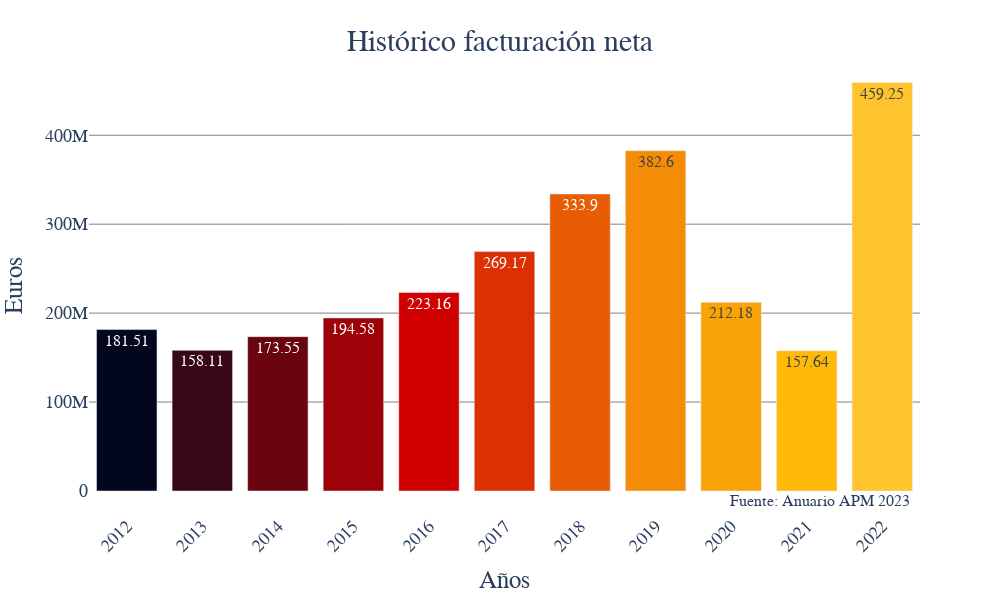

Notebook code for this chart:
### Markdown cell above
Gráfico con la facturación neta total en la serie 2012-2022

### Code cell
import plotly.express as px

palette = ["#660000","#990033","#5F021F","#8C001A","#FF9000"]
palette_11 = ["#03071e","#370617","#6a040f","#9d0208","#d00000","#dc2f02","#e85d04","#f48c06","#faa307","#ffba08", "#FFC42D"]
values = df_historico_total["ventaentradas"].apply(lambda x: round((x/1000000),2))

fig = px.bar(df_historico_total,
            x='año',
            y='ventaentradas')

fig.update_traces(
                    marker_color=np.tile(palette_11, len(df_total_meses["año"])),
                    text=values,
                    textposition='auto',
                    textfont=dict(size=16))

fig.update_xaxes(
                tickangle=-45,
                tickfont=dict(size=18))

fig.update_yaxes(
                tickfont=dict(size=18),
                gridcolor='gray')


fig.update_layout(
                    width=1000,
                    height=600,
                    title_text="Histórico facturación neta",
                    title_font=dict(size=30),
                    title_x=0.5, title_y=0.95,
                    plot_bgcolor='rgba(0,0,0,0)',
                    paper_bgcolor='rgba(0,0,0,0)',
                    yaxis_title='Euros',
                    xaxis_title='Años',
                    yaxis_title_font=dict(size=25),
                    xaxis_title_font=dict(size=25),
                    font=dict(family='Century Gothic'),                           
                    showlegend=False)
                    
fig.add_annotation(x=10.4, y=5, xanchor='right', yanchor='top',
            text='Fuente: Anuario APM 2023',
            font=dict(family='Century Gothic', size=16),
            showarrow=False)

fig.write_image(r'graficos\grafico_barras_facturacion_historica.png')
fig.show()

### Figure 1 — Plotly figure (JSON) as saved in the notebook; plotly's stock layout.template omitted (floating-point values rounded to 4 significant figures; data arrays with more than 128 entries replaced by an {"elided": "..."} marker saying what was removed)
{"data": [{"alignmentgroup": "True", "hovertemplate": "año=%{x}<br>ventaentradas=%{y}<extra></extra>", "legendgroup": "", "marker": {"color": {"elided": "1573 str values"}, "pattern": {"shape": ""}}, "name": "", "offsetgroup": "", "orientation": "v", "showlegend": false, "text": [181.5, 158.1, 173.6, 194.6, 223.2, 269.2, 333.9, 382.6, 212.2, 157.6, 459.2], "textfont": {"size": 16}, "textposition": "auto", "type": "bar", "x": ["2012", "2013", "2014", "2015", "2016", "2017", "2018", "2019", "2020", "2021", "2022"], "xaxis": "x", "y": [181509778, 158114867, 173546923, 194576362, 223161815, 269168724, 333900102, 382596235, 212177913, 157637503, 459248129], "yaxis": "y"}], "layout": {"annotations": [{"font": {"family": "Century Gothic", "size": 16}, "showarrow": false, "text": "Fuente: Anuario APM 2023", "x": 10.4, "xanchor": "right", "y": 5, "yanchor": "top"}], "barmode": "relative", "font": {"family": "Century Gothic"}, "height": 600, "legend": {"tracegroupgap": 0}, "margin": {"t": 60}, "paper_bgcolor": "rgba(0,0,0,0)", "plot_bgcolor": "rgba(0,0,0,0)", "showlegend": false, "title": {"font": {"size": 30}, "text": "Histórico facturación neta", "x": 0.5, "y": 0.95}, "width": 1000, "xaxis": {"anchor": "y", "domain": [0, 1], "tickangle": -45, "tickfont": {"size": 18}, "title": {"font": {"size": 25}, "text": "Años"}}, "yaxis": {"anchor": "x", "domain": [0, 1], "gridcolor": "gray", "tickfont": {"size": 18}, "title": {"font": {"size": 25}, "text": "Euros"}}}}
